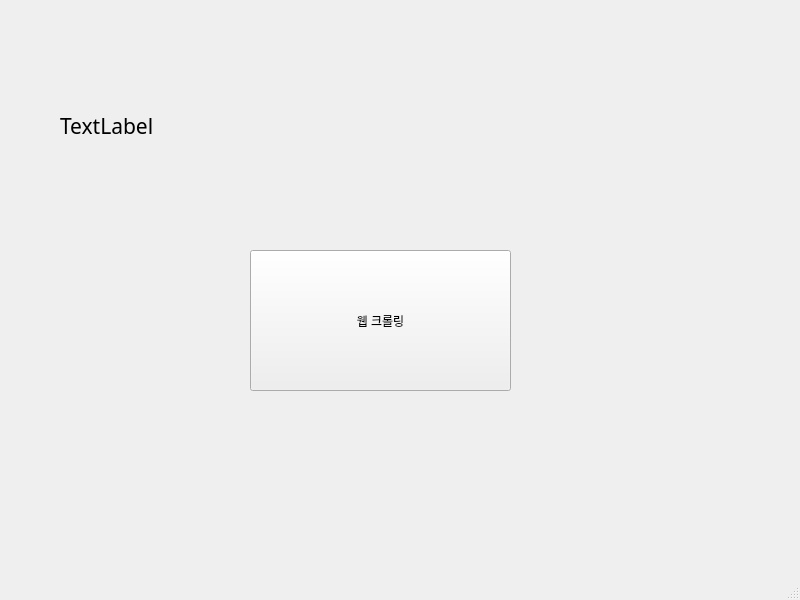
<?xml version="1.0" encoding="UTF-8"?>
<ui version="4.0">
 <class>MainWindow</class>
 <widget class="QMainWindow" name="MainWindow">
  <property name="geometry">
   <rect>
    <x>0</x>
    <y>0</y>
    <width>800</width>
    <height>600</height>
   </rect>
  </property>
  <property name="windowTitle">
   <string>MainWindow</string>
  </property>
  <widget class="QWidget" name="centralwidget">
   <widget class="QPushButton" name="pushButton">
    <property name="geometry">
     <rect>
      <x>250</x>
      <y>250</y>
      <width>261</width>
      <height>141</height>
     </rect>
    </property>
    <property name="text">
     <string>웹 크롤링</string>
    </property>
   </widget>
   <widget class="QLabel" name="label">
    <property name="geometry">
     <rect>
      <x>60</x>
      <y>70</y>
      <width>631</width>
      <height>111</height>
     </rect>
    </property>
    <property name="font">
     <font>
      <family>굴림체</family>
      <pointsize>16</pointsize>
     </font>
    </property>
    <property name="text">
     <string>TextLabel</string>
    </property>
   </widget>
  </widget>
  <widget class="QMenuBar" name="menubar">
   <property name="geometry">
    <rect>
     <x>0</x>
     <y>0</y>
     <width>800</width>
     <height>23</height>
    </rect>
   </property>
  </widget>
  <widget class="QStatusBar" name="statusbar"/>
 </widget>
 <resources/>
 <connections>
  <connection>
   <sender>pushButton</sender>
   <signal>clicked()</signal>
   <receiver>MainWindow</receiver>
   <slot>firstClick()</slot>
   <hints>
    <hint type="sourcelabel">
     <x>298</x>
     <y>333</y>
    </hint>
    <hint type="destinationlabel">
     <x>366</x>
     <y>462</y>
    </hint>
   </hints>
  </connection>
 </connections>
 <slots>
  <slot>firstClick()</slot>
 </slots>
</ui>
